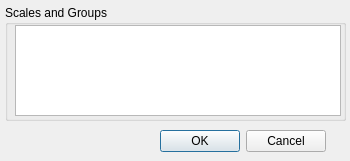
<ui version="4.0" >
 <class>SelectFeatures</class>
 <widget class="QDialog" name="SelectFeatures" >
  <property name="geometry" >
   <rect>
    <x>0</x>
    <y>0</y>
    <width>350</width>
    <height>161</height>
   </rect>
  </property>
  <property name="windowTitle" >
   <string>Select Features</string>
  </property>
  <property name="windowIcon" >
   <iconset>
    <normaloff>../../icons/32x32/actions/window-new.png</normaloff>../../icons/32x32/actions/window-new.png</iconset>
  </property>
  <widget class="QDialogButtonBox" name="confirmButtons" >
   <property name="geometry" >
    <rect>
     <x>-45</x>
     <y>125</y>
     <width>371</width>
     <height>32</height>
    </rect>
   </property>
   <property name="orientation" >
    <enum>Qt::Horizontal</enum>
   </property>
   <property name="standardButtons" >
    <set>QDialogButtonBox::Cancel|QDialogButtonBox::Ok</set>
   </property>
  </widget>
  <widget class="QListWidget" name="featureList" >
   <property name="geometry" >
    <rect>
     <x>330</x>
     <y>235</y>
     <width>371</width>
     <height>221</height>
    </rect>
   </property>
   <property name="selectionMode" >
    <enum>QAbstractItemView::MultiSelection</enum>
   </property>
   <property name="selectionBehavior" >
    <enum>QAbstractItemView::SelectRows</enum>
   </property>
  </widget>
  <widget class="QGroupBox" name="groupBox" >
   <property name="geometry" >
    <rect>
     <x>5</x>
     <y>5</y>
     <width>341</width>
     <height>116</height>
    </rect>
   </property>
   <property name="title" >
    <string>Scales and Groups</string>
   </property>
   <widget class="QTableWidget" name="featureTable" >
    <property name="geometry" >
     <rect>
      <x>10</x>
      <y>20</y>
      <width>326</width>
      <height>91</height>
     </rect>
    </property>
    <property name="toolTip" >
     <string>&lt;!DOCTYPE HTML PUBLIC "-//W3C//DTD HTML 4.0//EN" "http://www.w3.org/TR/REC-html40/strict.dtd">
&lt;html>&lt;head>&lt;meta name="qrichtext" content="1" />&lt;style type="text/css">
p, li { white-space: pre-wrap; }
&lt;/style>&lt;/head>&lt;body style=" font-family:'Tahoma'; font-size:8.25pt; font-weight:400; font-style:normal;">
&lt;p style=" margin-top:0px; margin-bottom:0px; margin-left:0px; margin-right:0px; -qt-block-indent:0; text-indent:0px;">Draw a rectangle to select feaures&lt;/p>&lt;/body>&lt;/html></string>
    </property>
   </widget>
  </widget>
 </widget>
 <resources/>
 <connections>
  <connection>
   <sender>confirmButtons</sender>
   <signal>accepted()</signal>
   <receiver>SelectFeatures</receiver>
   <slot>accept()</slot>
   <hints>
    <hint type="sourcelabel" >
     <x>248</x>
     <y>254</y>
    </hint>
    <hint type="destinationlabel" >
     <x>157</x>
     <y>274</y>
    </hint>
   </hints>
  </connection>
  <connection>
   <sender>confirmButtons</sender>
   <signal>rejected()</signal>
   <receiver>SelectFeatures</receiver>
   <slot>reject()</slot>
   <hints>
    <hint type="sourcelabel" >
     <x>316</x>
     <y>260</y>
    </hint>
    <hint type="destinationlabel" >
     <x>286</x>
     <y>274</y>
    </hint>
   </hints>
  </connection>
 </connections>
</ui>
